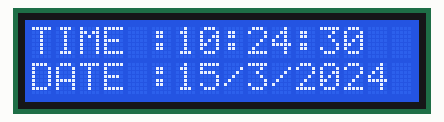
This sketch was run on a simulated Arduino Uno, built with avr-gcc and run on an emulated ATmega328P. Shown: 16×2 character LCD. The local clock reads 2024-03-15 10:24:30 at power-on unless the sketch sets it.

Above: at 0.1 s.
At 4.2 s:
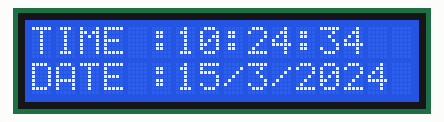
At 9.3 s:
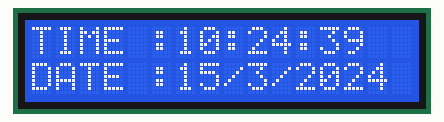
At 19.5 s:
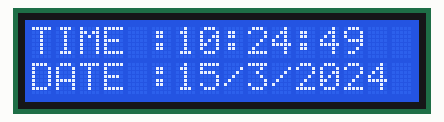
At 28.7 s:
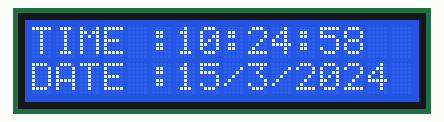
At 39.0 s:
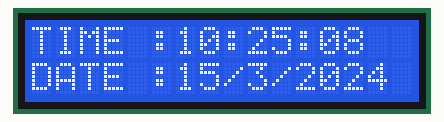

Measured:
- what the display in image 1 shows lasts 1.0 s, from 4.2 s to 5.2 s

The sketch:

RTC_Date_Time_on_LCD_Both_I2C.ino
```cpp
// Sketch by brainstorm ABC for I2C Based Clock Using RTC and 16x2 I2c Display
#include <Wire.h>
#include <Time.h>
#include <DS1307RTC.h>
#include <LCD.h>
#include <LiquidCrystal_I2C.h>

#define I2C_ADDR    0x27  // Define I2C Address for the PCF8574T
//---(Following are the PCF8574 pin assignments to LCD connections )----
// This are different than earlier/different I2C LCD displays

#define Rs_pin  0
#define Rw_pin  1
#define En_pin  2
#define BACKLIGHT_PIN  3
#define D4_pin  4
#define D5_pin  5
#define D6_pin  6
#define D7_pin  7

#define  LED_OFF  1
#define  LED_ON  0

/*-----( Declare objects )-----*/
LiquidCrystal_I2C  lcd(I2C_ADDR,En_pin,Rw_pin,Rs_pin,D4_pin,D5_pin,D6_pin,D7_pin);


void setup() {

 lcd.begin (16,2);  // initialize the lcd
// Switch on the backlight
 lcd.setBacklightPin(BACKLIGHT_PIN,POSITIVE);
 lcd.setBacklight(LED_ON);
}

void loop() {
  tmElements_t tm;
// Print our characters on the LCD
 lcd.backlight();  //Backlight ON if under program control

  if (RTC.read(tm)) {

    lcd.setCursor(0,0); //Start at character 0 on line 0
    lcd.print("TIME :");
//  lcd.setCursor(6,0);
    print2digits(tm.Hour);
    lcd.print(':');
    print2digits(tm.Minute);
    lcd.print(':');
    print2digits(tm.Second);

    lcd.setCursor(0,1); //Start at character 0 on line 1
    lcd.print("DATE :");
    lcd.print(tm.Day);
    lcd.print('/');
    lcd.print(tm.Month);
    lcd.print('/');
    lcd.print(tmYearToCalendar(tm.Year));

  }
  delay(990);
}

void print2digits(int number) {
  if (number >= 0 && number < 10) {
    lcd.print('0');
  }
  lcd.print(number);
}
```
